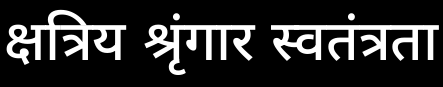
#> input picture engine/tests/golden_captions/devanagari.png, 443 x 87 px
$ python -i render.py   (imports and definitions only)
#> lines starting #> are read from the running program, lines starting #| are printed output that depends on the picture
#> further down, picture is the input picture: PIL image 443x87 L; min 0, max 255, mean 44.8
"""Small shared drawing helpers for the SPECIMEN renderers (Pillow + numpy, CPU only)."""

from __future__ import annotations

from dataclasses import dataclass

import numpy as np
from PIL import Image, ImageDraw, ImageFont

from ..common.specimen import MIN_WATERMARK_WIDTH_FRACTION, SPECIMEN_WORD

Rect = tuple[int, int, int, int]  # x1, y1, x2, y2


def font(size: int) -> ImageFont.FreeTypeFont | ImageFont.ImageFont:
    """The font bundled with Pillow (stable across machines, no system font dependency)."""
    return ImageFont.load_default(size=size)


def text_size(draw: ImageDraw.ImageDraw, text: str, fnt: ImageFont.FreeTypeFont | ImageFont.ImageFont):
    x1, y1, x2, y2 = draw.textbbox((0, 0), text, font=fnt)
    return x2 - x1, y2 - y1


@dataclass(frozen=True)
class Watermark:
    bbox: Rect  # where the watermark pixels live (axis-aligned bounds of the rotated text)
    width_fraction: float


def apply_watermark(
    img: Image.Image, angle: float = 25.0, color=(214, 60, 60), alpha: int = 150, width_fraction: float = 0.62
) -> tuple[Image.Image, Watermark]:
    """Draw a diagonal SPECIMEN watermark on `img` (RGB). Returns the new image and its bounds.

    The caller paints the digits / QR afterwards on opaque rectangles, so the watermark never covers
    anything a detector must read.
    """
#> called with angle = 25, color = (214, 60, 60), alpha = 150, width_fraction = 0.62
    if width_fraction < MIN_WATERMARK_WIDTH_FRACTION:
        raise ValueError("watermark narrower than the SPECIMEN minimum")
    w, h = img.size
#> w = 443; h = 87
    target_w = int(w * width_fraction)
#> target_w = 274
    size = 20
    while True:
        tmp = ImageDraw.Draw(Image.new("L", (1, 1)))
        tw, _ = text_size(tmp, SPECIMEN_WORD, font(size))
        if tw >= target_w or size > 400:
            break
        size += 4
#> after the loop, size = 56
    fnt = font(size)
    tw, th = text_size(tmp, SPECIMEN_WORD, fnt)
#> tw = 278; th = 41
    layer = Image.new("L", (tw + 20, th + 20), 0)
#> layer: PIL image 298x61 L; every value is 0
    ImageDraw.Draw(layer).text((10 - 0, 10 - 0), SPECIMEN_WORD, fill=255, font=fnt)
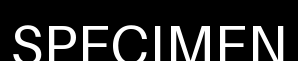
#> layer: PIL image 298x61 L; min 0, max 255, mean 44.4
    layer = layer.rotate(angle, expand=True, resample=Image.BICUBIC)
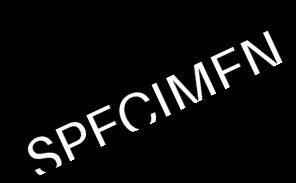
#> layer: PIL image 296x183 L; min 0, max 255, mean 14.9
    mask = layer.point(lambda v: min(alpha, v * alpha // 255))
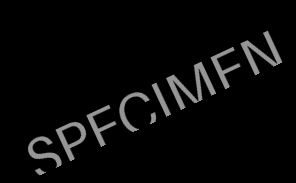
#> mask: PIL image 296x183 L; min 0, max 150, mean 8.7
    lw, lh = layer.size
#> lw = 296; lh = 183
    ox, oy = (w - lw) // 2, (h - lh) // 2
#> ox = 73; oy = -48
    out = img.convert("RGB").copy()
    out.paste(Image.new("RGB", layer.size, color), (ox, oy), mask)
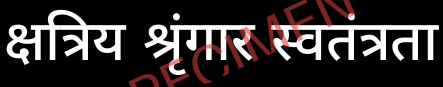
#> out: PIL image 443x87 RGB; mean R, G, B 51.2, 45.7, 45.7
    bbox = layer.getbbox() or (0, 0, lw, lh)
#> bbox = (26, 30, 284, 176)
    wm_bbox = (max(0, ox + bbox[0]), max(0, oy + bbox[1]), min(w, ox + bbox[2]), min(h, oy + bbox[3]))
#> wm_bbox = (99, 0, 357, 87)
    return out, Watermark(wm_bbox, (wm_bbox[2] - wm_bbox[0]) / w)


def silhouette(draw: ImageDraw.ImageDraw, box: Rect, fill=(150, 150, 150), bg=(220, 220, 225)) -> None:
    """Synthetic head-and-shoulders silhouette in place of a photo."""
    x1, y1, x2, y2 = box
    draw.rectangle(box, fill=bg, outline=(120, 120, 120))
    w, h = x2 - x1, y2 - y1
    r = int(w * 0.22)
    cx = x1 + w // 2
    draw.ellipse((cx - r, y1 + int(h * 0.15), cx + r, y1 + int(h * 0.15) + 2 * r), fill=fill)
    draw.pieslice(
        (x1 + int(w * 0.12), y1 + int(h * 0.55), x2 - int(w * 0.12), y2 + int(h * 0.55)), 180, 360, fill=fill
    )


def to_array(img: Image.Image) -> np.ndarray:
    return np.asarray(img.convert("RGB"), dtype=np.uint8)

>>> from PIL import Image
>>> picture = Image.open('../../../engine/tests/golden_captions/devanagari.png')
>>> result = apply_watermark(picture)

$ run again, on engine/tests/golden_captions/kannada.png
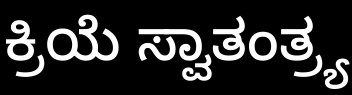
#> input picture engine/tests/golden_captions/kannada.png, 352 x 95 px
#> picture is the input picture: PIL image 352x95 L; min 0, max 255, mean 41.9
#> in apply_watermark, `mask = layer.point(lambda v: min(alpha, v * alpha // 255))`:
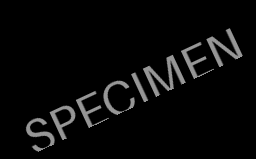
#> mask: PIL image 256x159 L; min 0, max 150, mean 8.9
#> in apply_watermark, `out.paste(Image.new("RGB", layer.size, color), (ox, oy), mask)`:
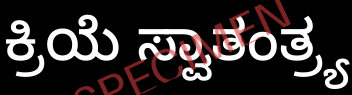
#> out: PIL image 352x95 RGB; mean R, G, B 48, 42.2, 42.2
#> bbox = (25, 28, 243, 152)
#> wm_bbox = (73, 0, 291, 95)
